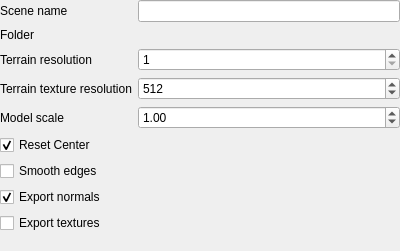
<?xml version="1.0" encoding="UTF-8"?>
<ui version="4.0">
 <class>Map3DExportWidget</class>
 <widget class="QWidget" name="Map3DExportWidget">
  <property name="geometry">
   <rect>
    <x>0</x>
    <y>0</y>
    <width>400</width>
    <height>251</height>
   </rect>
  </property>
  <layout class="QGridLayout" name="gridLayout_2">
   <property name="leftMargin">
    <number>0</number>
   </property>
   <property name="topMargin">
    <number>0</number>
   </property>
   <property name="rightMargin">
    <number>0</number>
   </property>
   <property name="bottomMargin">
    <number>0</number>
   </property>
   <item row="0" column="0">
    <layout class="QGridLayout" name="gridLayout">
     <item row="8" column="0" colspan="3">
      <widget class="QCheckBox" name="exportTexturesCheckBox">
       <property name="text">
        <string>Export textures</string>
       </property>
      </widget>
     </item>
     <item row="7" column="0" colspan="3">
      <widget class="QCheckBox" name="exportNormalsCheckBox">
       <property name="text">
        <string>Export normals</string>
       </property>
       <property name="checked">
        <bool>true</bool>
       </property>
       <property name="autoRepeat">
        <bool>false</bool>
       </property>
      </widget>
     </item>
     <item row="3" column="1" colspan="2">
      <widget class="QgsSpinBox" name="terrainTextureResolutionSpinBox">
       <property name="minimum">
        <number>16</number>
       </property>
       <property name="maximum">
        <number>4096</number>
       </property>
       <property name="value">
        <number>512</number>
       </property>
      </widget>
     </item>
     <item row="0" column="0">
      <widget class="QLabel" name="sceneNameLabel">
       <property name="text">
        <string>Scene name</string>
       </property>
      </widget>
     </item>
     <item row="3" column="0">
      <widget class="QLabel" name="label_2">
       <property name="text">
        <string>Terrain texture resolution</string>
       </property>
      </widget>
     </item>
     <item row="2" column="0">
      <widget class="QLabel" name="label">
       <property name="text">
        <string>Terrain resolution</string>
       </property>
      </widget>
     </item>
     <item row="2" column="1" colspan="2">
      <widget class="QgsSpinBox" name="terrainResolutionSpinBox">
       <property name="minimum">
        <number>1</number>
       </property>
       <property name="maximum">
        <number>4096</number>
       </property>
       <property name="value">
        <number>1</number>
       </property>
      </widget>
     </item>
     <item row="4" column="0">
      <widget class="QLabel" name="label_3">
       <property name="text">
        <string>Model scale</string>
       </property>
      </widget>
     </item>
     <item row="0" column="1" colspan="2">
      <widget class="QLineEdit" name="sceneNameLineEdit"/>
     </item>
     <item row="6" column="0" colspan="3">
      <widget class="QCheckBox" name="smoothEdgesCheckBox">
       <property name="text">
        <string>Smooth edges</string>
       </property>
      </widget>
     </item>
     <item row="4" column="1" colspan="2">
      <widget class="QgsDoubleSpinBox" name="scaleSpinBox">
       <property name="minimum">
        <double>0.100000000000000</double>
       </property>
       <property name="singleStep">
        <double>0.100000000000000</double>
       </property>
       <property name="value">
        <double>1.000000000000000</double>
       </property>
      </widget>
     </item>
     <item row="1" column="1" colspan="2">
      <widget class="QgsFileWidget" name="selectFolderWidget" native="true"/>
     </item>
     <item row="1" column="0">
      <widget class="QLabel" name="folderLAbel">
       <property name="text">
        <string>Folder</string>
       </property>
      </widget>
     </item>
     <item row="9" column="1">
      <spacer name="verticalSpacer">
       <property name="orientation">
        <enum>Qt::Vertical</enum>
       </property>
       <property name="sizeHint" stdset="0">
        <size>
         <width>20</width>
         <height>40</height>
        </size>
       </property>
      </spacer>
     </item>
     <item row="5" column="0" colspan="3">
      <widget class="QCheckBox" name="reCenterCheckBox">
       <property name="text">
        <string>Reset Center</string>
       </property>
       <property name="checked">
        <bool>true</bool>
       </property>
      </widget>
     </item>
    </layout>
   </item>
  </layout>
 </widget>
 <customwidgets>
  <customwidget>
   <class>QgsDoubleSpinBox</class>
   <extends>QDoubleSpinBox</extends>
   <header>qgsdoublespinbox.h</header>
  </customwidget>
  <customwidget>
   <class>QgsFileWidget</class>
   <extends>QWidget</extends>
   <header>qgsfilewidget.h</header>
   <container>1</container>
  </customwidget>
  <customwidget>
   <class>QgsSpinBox</class>
   <extends>QSpinBox</extends>
   <header>qgsspinbox.h</header>
  </customwidget>
 </customwidgets>
 <tabstops>
  <tabstop>sceneNameLineEdit</tabstop>
  <tabstop>terrainResolutionSpinBox</tabstop>
  <tabstop>terrainTextureResolutionSpinBox</tabstop>
  <tabstop>scaleSpinBox</tabstop>
  <tabstop>smoothEdgesCheckBox</tabstop>
  <tabstop>exportNormalsCheckBox</tabstop>
  <tabstop>exportTexturesCheckBox</tabstop>
 </tabstops>
 <resources/>
 <connections/>
</ui>
